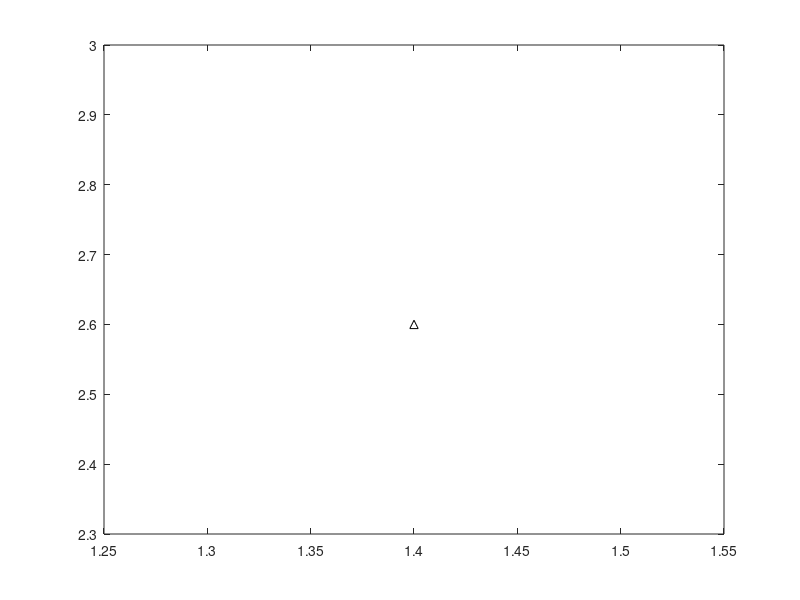

The MATLAB source for this figure: (Note: this script raises an error after producing the figure.)
clc; clear; close all;

H=[2  0; 0 18]; g=[-10 -54]';              % H, g                  
Ac=[-1  0;  0 -1;  1  1]; bc=[0 0 4];      % Ac, bc
hranice=[-6 6];                            % Hranice
[uast,f]=quadprog(H,g,Ac,bc)               % Riesenie QP
plot(uast(1),uast(2),'k^')                 % Zobraz u*
hold on                                    % Podrz graf

vykreslitkontury(H,g,hranice,100)          % Kontury f
vykreslitobmedzenia(Ac(3,:),bc(3),hranice) % Obmedzenie
vykreslitgradient(H,g,hranice,f)           % Gradient f
vykreslitgradobm(Ac,bc,3,hranice)          % Gradient g
axis([hranice [-5 6]])                     % Zobrazenie

nf = H*uast+g;                             % nf f(uast)
quiver(uast(1),uast(2), nf(1),nf(2),0);    % Zobraz nf.
ng = Ac(3,:);                              % ng g3(uast)
quiver(uast(1),uast(2), ng(1),ng(2),0);    % Zobraz ng.
legend('u^{\ast}','Kontury f(u)','u^{\circ}','Obmedzenie i=3','Isociara v f(u^{\ast})','\nabla f(u)','\nabla g_3(u)','\nabla f(u^{\ast})','\nabla g_3(u^{\ast})')

